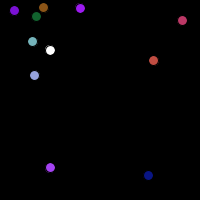
Frame 1 (no input)
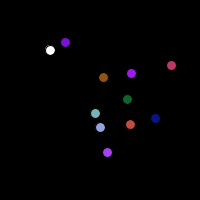
Frame 60 (the mouse pressed at the canvas centre just before this capture)
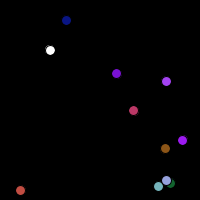
Frame 120 (the mouse held since frame 60 and released just before this capture)

The Processing sketch that drew these frames (run headless with seeded random() and noise(); from frame 60 on, the mouse is pressed at the canvas centre):

// Processing sketch: sketch_6_3_b
// ── sketch_6_3_b.pde
float[] xpos=new float[10];
float[] ypos=new float[10];
float[] xsp=new  float[10];
float[] ysp=new  float[10];
color[] colr=new color[10];
boolean[] mode=new boolean[10];
float vpos=50;
float vypos=50;
int score=0;
boolean gamemode=true;
int cv=1;

void setup() {
  size(200, 200);
  for (int v=0; v<xpos.length; v++) {
    mode[v]=true;
    colr[v]=color(random(0, 255), random(0, 255), random(0, 255));
    xpos[v]=random(5, width-5);
    ypos[v]=random(5, height-5);
    xsp[v]=random(0.5, 2);
    ysp[v]=random(0.5, 2);
  }
}

void draw() {
  gamemode=false;
  for (int d=0; d<mode.length; d++) {
    if (mode[d]==true) {
      gamemode=true;
    }}
    
    background(0);
    fill(255); 
    if (keyPressed) {
      if (keyCode==RIGHT) {
        vpos+=2;
      }
      if (keyCode==LEFT) {
        vpos-=2;
      }
      if (keyCode==UP) {
        vypos-=2;
      }
      if (keyCode==DOWN) {
        vypos+=2;
      }
    }

    ellipse(vpos, vypos, 10, 10);
    colorMode(RGB);
    for (int v=0; v<xpos.length; v++) {
      fill(colr[v]);
      if (xpos[v]-5<=vpos && xpos[v]+5>=vpos && ypos[v]-5<=vypos && ypos[v]+5>=vypos) {
        mode[v]=false;
      }
      if (mode[v]==true) {
        ellipse(xpos[v], ypos[v], 10, 10);
      }
      xpos[v]+=xsp[v];
      ypos[v]+=ysp[v];


      if (xpos[v]>=width-5) {
        xsp[v]=-xsp[v];
      }

      if (ypos[v]>=width-5) {
        ysp[v]=-ysp[v];
      }

      if (xpos[v]<=5) {
        xsp[v]=-xsp[v];
      }

      if (ypos[v]<=5) {
        ysp[v]=-ysp[v];
      }
      for (int d1=0; d1<mode.length; d1++) {
        if (mode[v]==true) {
          gamemode=true;
        }
      }
      if (gamemode==false) {
        background(150,50,140);
        textAlign(CENTER);
        textSize(20);
        text("Gewonnen",100,100);
      }
    }
  }
